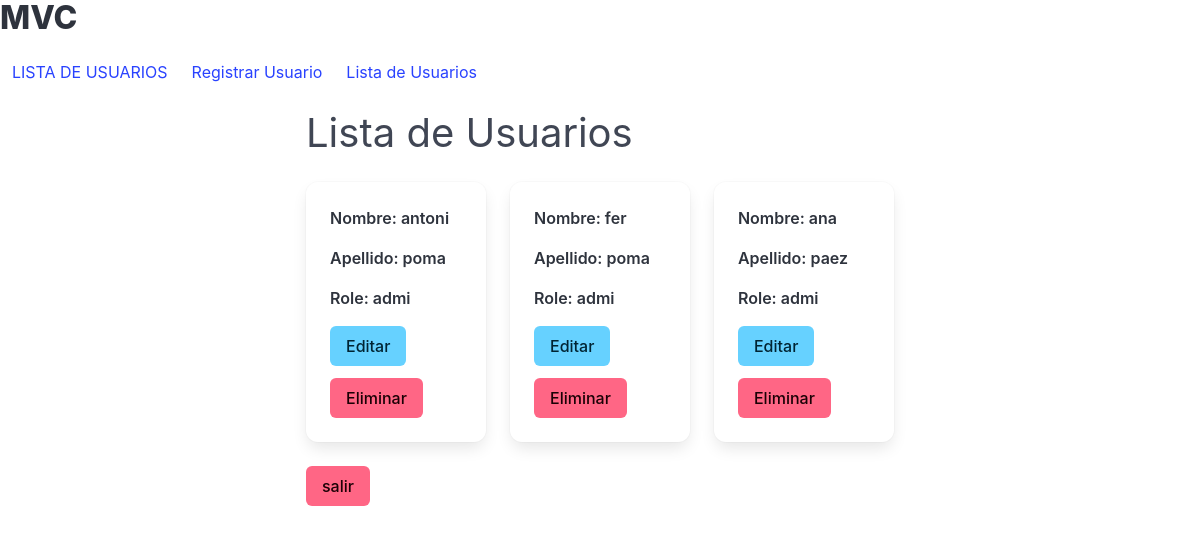
The app's page /users (signed in) with its own data.
### app/models/user_model.py (models this page shows, shortened)
class User(UserMixin, db.Model): #con herencia de UserMixin, db.Model
    __tablename__ = "users"
    id = db.Column(db.Integer, primary_key=True)
    first_name = db.Column(db.String(50), nullable=False)
    last_name = db.Column(db.String(50), nullable=False)
    username = db.Column(db.String(100), unique=True, nullable=False)
    role = db.Column(db.String(100), nullable=False)
    password_hash = db.Column(db.String(128), nullable=False)
    @staticmethod
    def get_all():
        return User.query.all()

### app/controllers/user_controller.py (the view)
@user_bp.route("/users")
@login_required
def list_users():
    users = User.get_all()
    return user_view.usuarios(users)

### app/run.py (called while the page is built)
@login_manager.user_loader
def load_user(user_id):
    return User.query.get(int(user_id))

### app/views/user_view.py (called while the page is built)
def usuarios(users):
    return render_template("usuarios.html", users=users, title="Lista de usuarios")

### app/templates/usuarios.html
{% extends 'base.html' %}
{% block content %}
<h2 class="subtitle is-2">Lista de Usuarios</h2>
    <div class="columns is-multiline">
        {% for user in users %}
            <div class="column is-one-third">
                <div class="card">
                    <div class="card-content">
                        <div class="content">
                            <p><strong>Nombre: {{ user.first_name }} </strong></p>
                            <p><strong>Apellido: {{ user.last_name }}</strong></p>
                            <p><strong>Role: {{ user.role }}</strong></p>
                            <div class="buttons">
                                <a href="{{ url_for('user.update_user', id=user.id) }}"
                                class="button is-info">Editar</a>
                                <a href="{{ url_for('user.delete_user', id=user.id) }}"
                                class="button is-danger">Eliminar</a>
                            </div>
                        </div>
                    </div>
                </div>
            </div>
        {% endfor %}
    </div>
    <div class="container">
        <a href="/logout"
        class="button is-danger">salir</a>
    </div>
{% endblock %}

### app/templates/base.html (shortened to what this page needs)
<!DOCTYPE html>
<html lang="es">
<head>
    <link rel="stylesheet" href="https://cdn.jsdelivr.net/npm/bulma@1.0.0/css/bulma.min.css">
</head>
<body>
    <h1 class="title">MVC</h1>
    <nav  class="breadcrumb" aria-label="breadcrumbs" >
        <div id="navbarBasicExample" class="navbar-menu">
            <div class="navbar-start">
                <a class="navbar-item" href="/">
                    {{ title.upper() }}
                </a>
                <a class="navbar-item" href="{{ url_for('user.create_user') }}">
                    Registrar Usuario
                </a>
                <a class="navbar-item" href="{{ url_for('user.list_users') }}">
                    Lista de Usuarios
                </a>
            </div>
        </div>
    </nav>
    <div class="columns is-mobile is-centered">
        <div class="column is-half">
            {% block content %}{% endblock %}
        </div>
    </div>
</body>
</html>

### records on screen
User: first_name "antoni", last_name "poma", role "admi"
User: first_name "fer", last_name "poma", role "admi"
User: first_name "ana", last_name "paez", role "admi"

### other values on screen
{{ title.upper() }} "LISTA DE USUARIOS"
